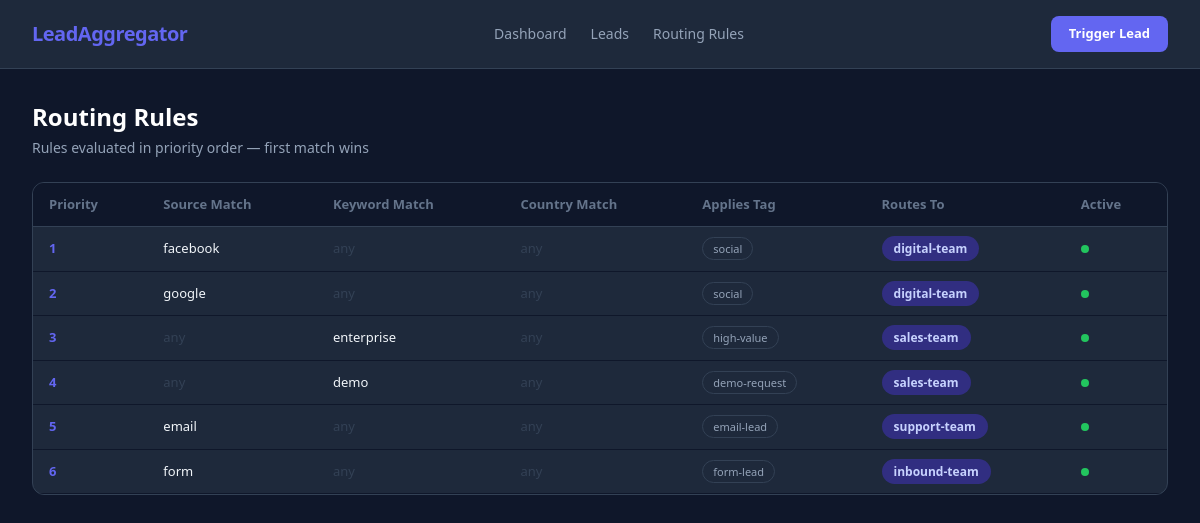
The app's page /routing-page with its own data.
### app/models/routing_rule.py (models this page shows)
class RoutingRule(Base):
    __tablename__ = "routing_rules"
    id = Column(Integer, primary_key=True, index=True)
    source = Column(String(30))
    keyword = Column(String(120))
    country = Column(String(10))
    tag = Column(String(80))
    assign_to_team = Column(String(80))
    priority = Column(Integer, default=10)
    is_active = Column(Boolean, default=True)

### app/flask_main.py (the view)
@app.route('/routing-page')
def routing_page():
    db = get_db()
    rules = db.query(RoutingRule).order_by(RoutingRule.priority).all()
    db.close()
    return render_template('routing_rules.html', rules=rules)

### app/flask_main.py (called while the page is built)
def get_db():
    return SessionLocal()

### app/templates/routing_rules.html (shortened to what this page needs)
{% extends "base.html" %}
{% block content %}
<div class="mb-6">
    <h1 class="text-2xl font-bold text-white mb-1">Routing Rules</h1>
    <p style="color:#94a3b8;font-size:14px;">Rules evaluated in priority order — first match wins</p>
</div>
<div class="card" style="padding:0;overflow:hidden;">
    <table style="width:100%;border-collapse:collapse;font-size:13px;">
        <thead>
            <tr style="background:#0f172a;color:#64748b;border-bottom:1px solid #334155;">
                <th style="text-align:left;padding:12px 16px;">Priority</th>
                <th style="text-align:left;padding:12px 16px;">Source Match</th>
                <th style="text-align:left;padding:12px 16px;">Keyword Match</th>
                <th style="text-align:left;padding:12px 16px;">Country Match</th>
                <th style="text-align:left;padding:12px 16px;">Applies Tag</th>
                <th style="text-align:left;padding:12px 16px;">Routes To</th>
                <th style="text-align:left;padding:12px 16px;">Active</th>
            </tr>
        </thead>
        <tbody>
            {% for rule in rules %}
            <tr style="border-bottom:1px solid #0f172a;" onmouseover="this.style.background='#0f172a'" onmouseout="this.style.background='transparent'">
                <td style="padding:12px 16px;color:#6366f1;font-weight:700;">{{ rule.priority }}</td>
                <td style="padding:12px 16px;color:#f1f5f9;">{{ rule.source or '<span style="color:#334155;">any</span>' | safe }}</td>
                <td style="padding:12px 16px;color:#f1f5f9;">{{ rule.keyword or '<span style="color:#334155;">any</span>' | safe }}</td>
                <td style="padding:12px 16px;color:#f1f5f9;">{{ rule.country or '<span style="color:#334155;">any</span>' | safe }}</td>
                <td style="padding:12px 16px;">
                    {% if rule.tag %}
                    <span style="background:#1e293b;border:1px solid #334155;color:#94a3b8;padding:3px 10px;border-radius:999px;font-size:11px;">{{ rule.tag }}</span>
                    {% else %}<span style="color:#334155;">—</span>{% endif %}
                </td>
                <td style="padding:12px 16px;">
                    <span style="background:#312e81;color:#c7d2fe;padding:4px 12px;border-radius:999px;font-size:12px;font-weight:600;">{{ rule.assign_to_team }}</span>
                </td>
                <td style="padding:12px 16px;">
                    <span style="width:8px;height:8px;border-radius:50%;display:inline-block;background:{% if rule.is_active %}#22c55e{% else %}#ef4444{% endif %};"></span>
                </td>
            </tr>
            {% endfor %}
        </tbody>
    </table>
</div>
{% endblock %}

### app/templates/base.html (style rules this page uses)
body { background: #0f172a; color: #f1f5f9; }
.card { background: #1e293b; border: 1px solid #334155; border-radius: 12px; padding: 24px; }

### records on screen
RoutingRule: priority "1", source "facebook", keyword "any", country "any", tag "social", assign_to_team "digital-team", is_active True (drawn)
RoutingRule: priority "2", source "google", keyword "any", country "any", tag "social", assign_to_team "digital-team", is_active True (drawn)
RoutingRule: priority "3", source "any", keyword "enterprise", country "any", tag "high-value", assign_to_team "sales-team", is_active True (drawn)
RoutingRule: priority "4", source "any", keyword "demo", country "any", tag "demo-request", assign_to_team "sales-team", is_active True (drawn)
RoutingRule: priority "5", source "email", keyword "any", country "any", tag "email-lead", assign_to_team "support-team", is_active True (drawn)
RoutingRule: priority "6", source "form", keyword "any", country "any", tag "form-lead", assign_to_team "inbound-team", is_active True (drawn)
